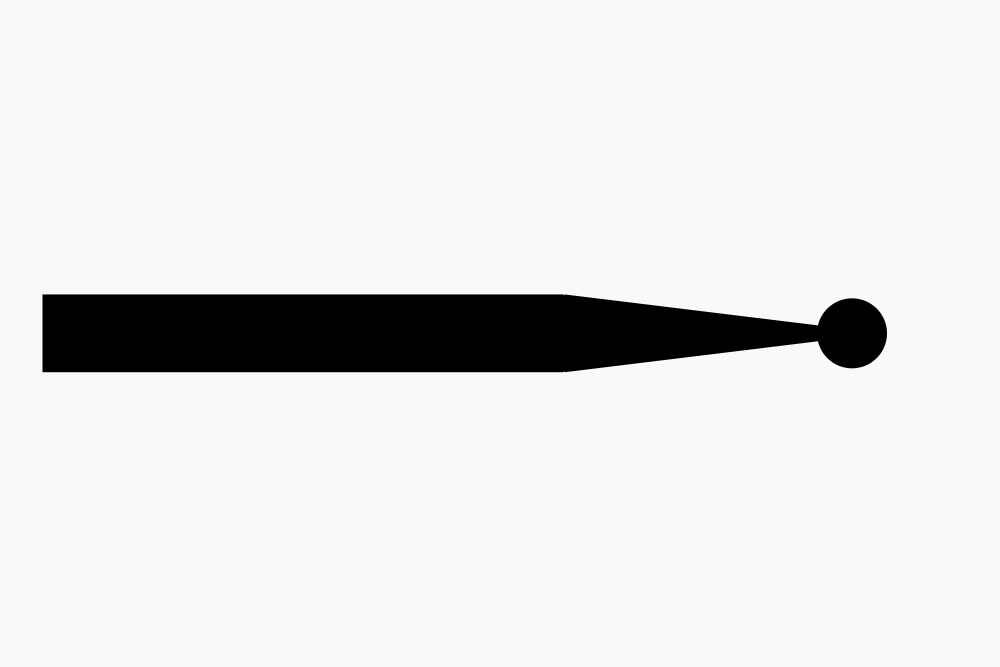
#> input picture mnt/data/p1.png, 3000 x 2000 px, found by its file name (shown at 1/3 size)
$ python main.py
#> lines starting #> are read from the running program, lines starting #| are printed output that depends on the picture; after the words box and inside, x2 and y2 are one past the last pixel; in counts of white or black regions, pixels touching at a corner belong together; long printed decimals are rounded
### sizeitCalibration.py
import cv2
import json
import numpy as np
import csv
from datetime import datetime
import matplotlib.pyplot as plt

# Variável global para o fator de escala do texto
TEXT_SCALE_FACTOR = 800
LOG_FILE = "SizeIT_log.csv"

# [4 lines left out: function save_calibration, not called in this run]

def load_calibration():
    try:
        with open("config.json", "r") as file:
            config = json.load(file)
            return config["pixel_to_mm"]
    except FileNotFoundError:
        return None

# [4 lines left out: function set_text_scale, not called in this run]

def get_text_scale(w, h):
    return max(max(w, h) / TEXT_SCALE_FACTOR, 0.5)  # O mínimo será 0.5

def log_measurement(image_name, measurement_type, values):
    """
    Registra as medições em um arquivo CSV.

    :param image_name: Nome da imagem analisada
    :param measurement_type: Tipo de medição (Comprimento ou Diâmetro)
    :param values: Lista de valores medidos
    """
    timestamp = datetime.now().strftime("%Y-%m-%d %H:%M:%S")
    with open(LOG_FILE, mode='a', newline='') as file:
        writer = csv.writer(file)

        # Criar cabeçalho se o arquivo for novo
        if file.tell() == 0:
            writer.writerow(["Timestamp", "Imagem", "Tipo", "Valores"])

        writer.writerow([timestamp, image_name, measurement_type, values])


# [32 lines left out: function manual_calibration, not called in this run]

def calibrate(image_path, real_diameter_mm=10, canny_threshold1=30, canny_threshold2=100, gaussian_blur_size=5, hough_param2=20, dp=1.0, minDist=100, minRadius=50, maxRadius=500):
    # Carregar a imagem de calibração
    image = cv2.imread(image_path)
    gray = cv2.cvtColor(image, cv2.COLOR_BGR2GRAY)

    # Aplicar um filtro Gaussiano para suavizar a imagem
    blurred = cv2.GaussianBlur(gray, (gaussian_blur_size, gaussian_blur_size), 0)

    # Detectar bordas usando Canny com parâmetros ajustáveis
    edges = cv2.Canny(blurred, canny_threshold1, canny_threshold2)

    # Detectar círculos usando a Transformada de Hough com parâmetros ajustáveis
    circles = cv2.HoughCircles(edges, cv2.HOUGH_GRADIENT, dp=dp, minDist=minDist,
                                param1=canny_threshold2, param2=hough_param2, minRadius=minRadius, maxRadius=maxRadius)

    if circles is not None:
        circles = np.uint16(np.around(circles))
        for circle in circles[0, :]:
            x, y, radius = circle
            diameter_pixels = radius * 2

            # Calcular a relação pixels/mm
            pixel_per_mm = diameter_pixels / real_diameter_mm

            print(f"Diâmetro detectado (pixels): {diameter_pixels}")
            print(f"Relação pixels/mm: {pixel_per_mm}")

            return pixel_per_mm

    print("Nenhum círculo detectado!")
    return None

def align_image(image_path):
    # Carregar a imagem
    image = cv2.imread(image_path)
    gray = cv2.cvtColor(image, cv2.COLOR_BGR2GRAY)

    # Aplicar um filtro Gaussiano para suavizar a imagem
    blurred = cv2.GaussianBlur(gray, (5, 5), 0)

    # Detectar bordas usando Canny
    edges = cv2.Canny(blurred, 50, 150)

    # Encontrar contornos
    contours, _ = cv2.findContours(edges, cv2.RETR_EXTERNAL, cv2.CHAIN_APPROX_SIMPLE)

    if not contours:
        print("Nenhum contorno detectado!")
        return None

    # Selecionar o maior contorno (presumindo que seja a peça)
    contour = max(contours, key=cv2.contourArea)

    # Obter a caixa delimitadora rotacionada
    rect = cv2.minAreaRect(contour)
    angle = rect[-1]

    # Ajustar o ângulo corretamente para manter a peça na horizontal
    if angle < -45:
        angle += 90
    elif angle > 45:
        angle -= 90

    # Rotacionar a imagem
    (h, w) = image.shape[:2]
    center = (w // 2, h // 2)
    M = cv2.getRotationMatrix2D(center, angle, 1.0)
    rotated = cv2.warpAffine(image, M, (w, h), flags=cv2.INTER_CUBIC, borderMode=cv2.BORDER_REPLICATE)

    # Salvar a imagem alinhada
    output_path = image_path.replace(".png", "_ALIGN.png")
    cv2.imwrite(output_path, rotated)
    print(f"Imagem alinhada salva como: {output_path}")

    return output_path

def get_piece_length(image_path, pixel_to_mm_ratio):
    # Carregar a imagem
    image = cv2.imread(image_path)
    gray = cv2.cvtColor(image, cv2.COLOR_BGR2GRAY)

    # Aplicar um filtro Gaussiano para suavizar a imagem
    blurred = cv2.GaussianBlur(gray, (5, 5), 0)

    # Detectar bordas usando Canny
    edges = cv2.Canny(blurred, 50, 150)

    # Encontrar contornos
    contours, _ = cv2.findContours(edges, cv2.RETR_EXTERNAL, cv2.CHAIN_APPROX_SIMPLE)

    if not contours:
        print("Nenhum contorno detectado!")
        return None

    # Selecionar o maior contorno (presumindo que seja a peça)
    contour = max(contours, key=cv2.contourArea)
    x, y, w, h = cv2.boundingRect(contour)

    # Converter largura de pixels para mm (usando w para o comprimento)
    length_mm = w / pixel_to_mm_ratio
    print(f"Comprimento total da peça: {length_mm:.3f}mm")

    # Registrar no log
    log_measurement(image_path, "Comprimento Total", [length_mm])

        # Criar uma cópia da imagem para sobrepor a linha de comprimento
    output_image = image.copy()
    font_scale = get_text_scale(w, h)
    cv2.line(output_image, (x, y + h // 2), (x + w, y + h // 2), (255, 0, 0), 2)
    cv2.putText(output_image, f"{length_mm:.3f}mm", (x + w // 2, y + h // 2 - 10),
                cv2.FONT_HERSHEY_SIMPLEX, font_scale, (0, 0, 255), 2, cv2.LINE_AA)

    # Salvar a imagem com a linha sobreposta
    output_path = image_path.replace(".png", "_L.png")
    cv2.imwrite(output_path, output_image)
    print(f"Imagem salva com comprimento identificado: {output_path}")

    return length_mm

def measure_diameters(image_path, pixel_to_mm_ratio, positions_mm):
    # Carregar a imagem
    image = cv2.imread(image_path)
    gray = cv2.cvtColor(image, cv2.COLOR_BGR2GRAY)

    # Aplicar um filtro Gaussiano para suavizar a imagem
    blurred = cv2.GaussianBlur(gray, (5, 5), 0)

    # Detectar bordas usando Canny
    edges = cv2.Canny(blurred, 50, 150)

    # Encontrar contornos
    contours, _ = cv2.findContours(edges, cv2.RETR_EXTERNAL, cv2.CHAIN_APPROX_SIMPLE)

    if not contours:
        print("Nenhum contorno detectado!")
        return None

    # Selecionar o maior contorno (presumindo que seja a peça)
    contour = max(contours, key=cv2.contourArea)
    x, y, w, h = cv2.boundingRect(contour)

    # Criar uma lista de medições para o log
    measurements = []

    for pos_mm in positions_mm:
        pos_px = int(pos_mm * pixel_to_mm_ratio)
        x_pos = x + pos_px

        # Encontrar a largura da peça na posição especificada
        scan_line = np.where(edges[:, x_pos] > 0)[0]
        if len(scan_line) >= 2:
            diameter_px = scan_line[-1] - scan_line[0]
            diameter_mm = diameter_px / pixel_to_mm_ratio
            measurements.append(diameter_mm)

     # Criar uma cópia da imagem para sobrepor as medições
    output_image = image.copy()

    for pos_mm in positions_mm:
        pos_px = int(pos_mm * pixel_to_mm_ratio)
        x_pos = x + pos_px

        # Encontrar a largura da peça na posição especificada
        scan_line = np.where(edges[:, x_pos] > 0)[0]
        if len(scan_line) >= 2:
            diameter_px = scan_line[-1] - scan_line[0]
            diameter_mm = diameter_px / pixel_to_mm_ratio

            # Desenhar linha vertical indicando a medição
            cv2.line(output_image, (x_pos, scan_line[0]), (x_pos, scan_line[-1]), (0, 255, 0), 2)
            font_scale = get_text_scale(w, h)
            cv2.putText(output_image, f"{diameter_mm:.2f}mm", (x_pos + 5, scan_line[0] - 5),
                        cv2.FONT_HERSHEY_SIMPLEX, font_scale, (0, 0, 255), 1, cv2.LINE_AA)

    # Salvar a imagem com as medições sobrepostas
    output_path = image_path.replace(".png", "_M.png")
    cv2.imwrite(output_path, output_image)
    print(f"Imagem salva com medições de diâmetro: {output_path}")

    # Registrar no log
    log_measurement(image_path, "Diâmetros", measurements)

    return measurements, output_path


image_path_calib = "./mnt/data/calibre.png"
pixel_to_mm_ratio = load_calibration()
#> (reads config.json from the repository)
if not pixel_to_mm_ratio:
    pixel_to_mm_ratio = calibrate(image_path_calib)
    print(f"Recalibrado:{pixel_to_mm_ratio}")
    if pixel_to_mm_ratio:
        save_calibration(pixel_to_mm_ratio)
else:
    print(f"Calibracao recuperada:{pixel_to_mm_ratio}")

if pixel_to_mm_ratio:
    image_path_piece = align_image("./mnt/data/P1.png")
#> in align_image, image is the input picture: shape (2000, 3000, 3); min 0, max 255, mean 228
#> in align_image, `edges = cv2.Canny(blurred, 50, 150)`:
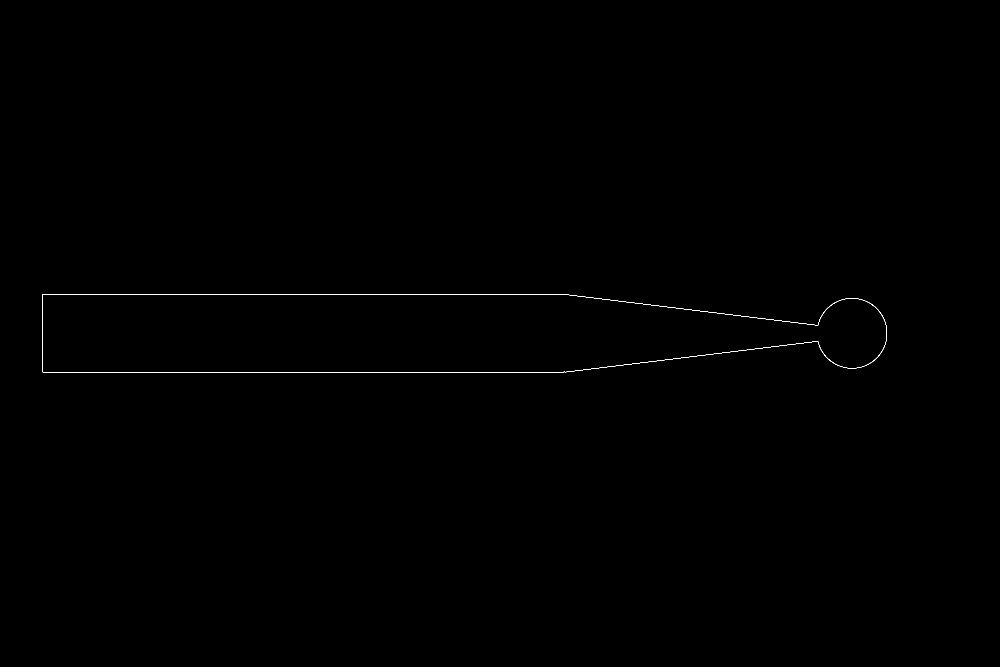
#> edges: shape (2000, 3000) (shown at 1/3 size); 0.09% white in thin lines or dots, all inside (x1, y1, x2, y2) = (127, 883, 2661, 1117)
#> in align_image, `contours, _ = cv2.findContours(edges, cv2.RETR_EXTERNAL, cv2.CHAIN_APP..`: contours = 1 contour; box (x1, y1, x2, y2) and area: (127, 883, 2661, 1117) 506324
#> in align_image, `contour = max(contours, key=cv2.contourArea)`: contour = contour of 668 points, box (x1, y1, x2, y2) (127, 883, 2661, 1117), area 506324
#> in align_image, `rect = cv2.minAreaRect(contour)`: rect = ((1393.5, 999.5), (233, 2533), -90)
#> in align_image, `angle = rect[-1]`: angle = -90
#> in align_image, `angle += 90`: angle = 0
#> in align_image, `M = cv2.getRotationMatrix2D(center, angle, 1.0)`: M = [[1, 0, 0], [0, 1, 0]]
    if image_path_piece:
        tamanho = get_piece_length(image_path_piece, pixel_to_mm_ratio)
#> in get_piece_length, `x, y, w, h = cv2.boundingRect(contour)`: x = 127; y = 883; w = 2534; h = 234
#> in get_piece_length, `length_mm = w / pixel_to_mm_ratio`: length_mm = 67.03
#| Comprimento total da peça: 67.032mm
#> in get_piece_length, `font_scale = get_text_scale(w, h)`: font_scale = 3.17
#> tamanho = 67.03
        print(f"Tamnho medido :{tamanho}")
#| Tamnho medido :67.032
        #measure_positions = [10, 20, 30, 40, 50]
        passo = 30
        measure_positions = np.arange(tamanho/passo, tamanho + (tamanho/passo), tamanho/passo)
        medidas = measure_diameters(image_path_piece, pixel_to_mm_ratio, measure_positions)
#> in measure_diameters, `x, y, w, h = cv2.boundingRect(contour)`: x = 127; y = 883; w = 2534; h = 234
#> the loop in measure_diameters, `for pos_mm in positions_mm:` made 30 passes
#> (x_pos, scan_line, diameter_px, diameter_mm) on passes 1 to 8: (211, [883, 1116], 233, 6.16), (295, [883, 1116], 233, 6.16), (380, [883, 1116], 233, 6.16), (464, [883, 1116], 233, 6.16), (549, [883, 1116], 233, 6.16), (633, [883, 1116], 233, 6.16), (718, [883, 1116], 233, 6.16), (802, [883, 1116], 233, 6.16)
#> after the loop in measure_diameters, `for pos_mm in positions_mm:`: measurements = 29 values, max 6.16 at index 0, min 1.56 at index 26, mean 5.33
#> after the loop in measure_diameters, `for pos_mm in positions_mm:`:
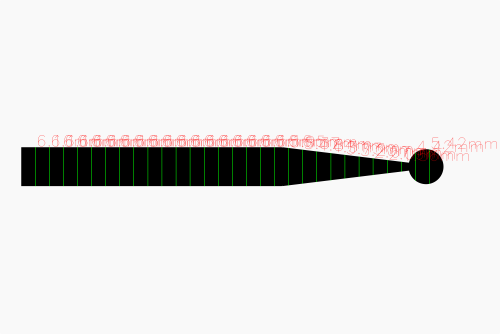
#> output_image: shape (2000, 3000, 3) (shown at 1/6 size); mean B, G, R 226.6, 227.4, 228.1
        print(f"Medidas:{medidas}")
#| Medidas:([6.164, 6.164, 6.164, 6.164, 6.164, 6.164, 6.164, 6.164, 6.164, 6.164, 6.164, 6.164, 6.164, 6.164, 6.164, 6.164, 6.164, 6.164, 5.952, 5.370, 4.841, 4.312, 3.730, 3.201, 2.672, 2.090

### main.py
import cv2
import os
import sizeitCalibration as sc  # Importa o módulo de funções

def main():
    # Caminho das imagens
    image_path_calib = "./mnt/data/calibre.png"
    image_path_piece = "./mnt/data/P2_.png"

    # Etapa 1: Calibração
    print("Iniciando calibração...")
    pixel_to_mm_ratio = sc.calibrate(image_path_calib)
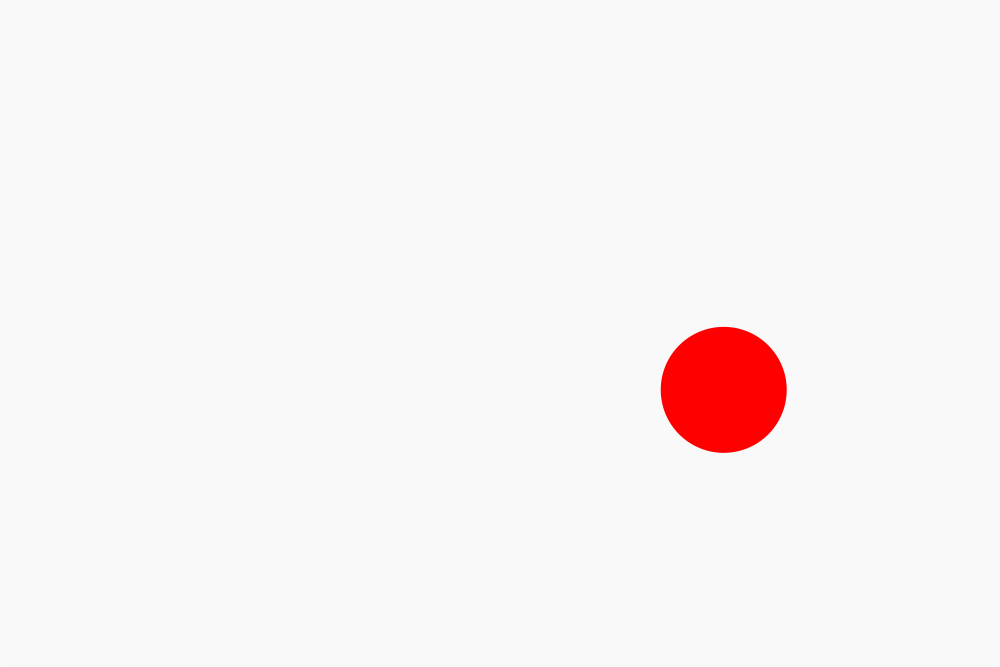
#> input picture mnt/data/calibre.png, 3000 x 2000 px (shown at 1/3 size)
#> in calibrate, image is the input picture: shape (2000, 3000, 3); mean B, G, R 244.3, 244.3, 249.1
#> in calibrate, `circles = cv2.HoughCircles(edges, cv2.HOUGH_GRADIENT, dp=dp, minDist=m..`: circles = [[2170.5, 1167.5, 189.3]]
#> in calibrate, `circles = np.uint16(np.around(circles))`: circles = [[2170, 1168, 189]]
#> the loop in calibrate, `for circle in circles[0, :]:` made 1 pass
#> (x, y, radius, diameter_pixels, pixel_per_mm) on pass 1: (2170, 1168, 189, 378, 37.8)
#> (printed output is left out)
    if not pixel_to_mm_ratio:
        print("Erro: Falha na calibração. Verifique a imagem de referência.")
        return
    print(f"Relação de calibração: {pixel_to_mm_ratio:.3f} pixels/mm")

    # Etapa 2: Alinhamento da imagem
    print("Alinhando imagem...")
    aligned_image_path = sc.align_image(image_path_piece)
    if not aligned_image_path:
        print("Erro: Falha no alinhamento da imagem.")
        return

    # Etapa 3: Medir comprimento da peça
    print("Medição do comprimento da peça...")
    length_mm = sc.get_piece_length(aligned_image_path, pixel_to_mm_ratio)
    if length_mm:
        print(f"Comprimento total da peça: {length_mm:.3f} mm")

    # Etapa 4: Medir diâmetros em posições específicas
    measure_positions = [10, 20, 30, 40, 50]  # Posições em mm
    print("Medição de diâmetros em posições específicas...")
    diameters = sc.measure_diameters(aligned_image_path, pixel_to_mm_ratio, measure_positions)
    if diameters:
        print("Diâmetros medidos:", diameters)

    print("Processo concluído com sucesso!")

if __name__ == "__main__":
    main()
#> in main, `pixel_to_mm_ratio = sc.calibrate(image_path_calib)`: pixel_to_mm_ratio = 37.8
#| Relação de calibração: 37.800 pixels/mm
#> call 2 of align_image, with image_path = './mnt/data/P2_.png'
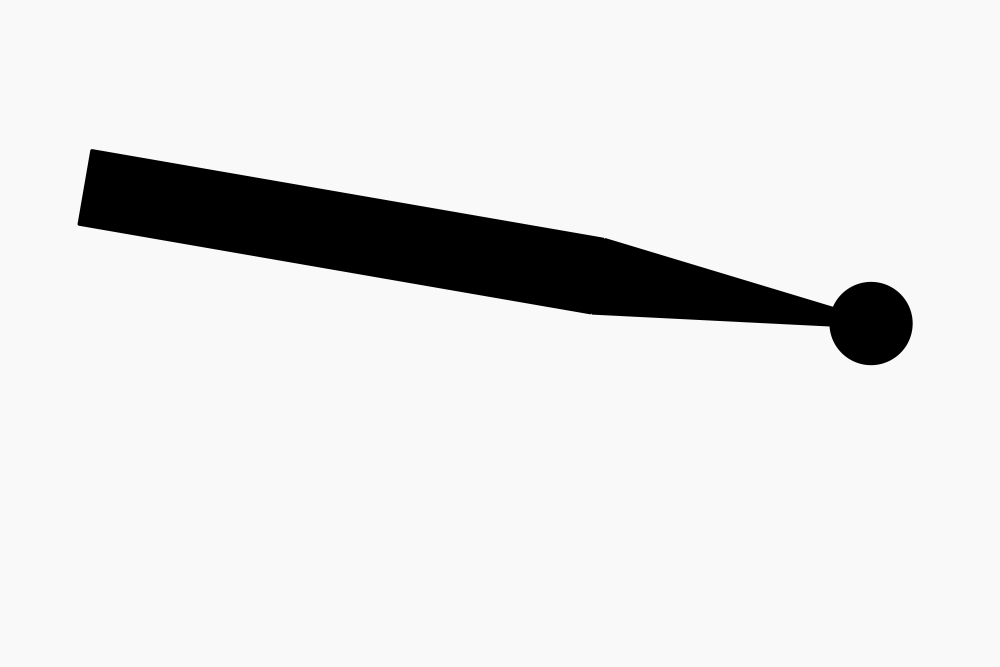
#> input picture mnt/data/p2_.png, 3000 x 2000 px, found by its file name (shown at 1/3 size)
#> in align_image, image is the input picture: shape (2000, 3000, 3); min 0, max 255, mean 227.5
#> in align_image (call 2), `contours, _ = cv2.findContours(edges, cv2.RETR_EXTERNAL, cv2.CHAIN_APP..`: contours = 1 contour; box (x1, y1, x2, y2) and area: (232, 447, 2738, 1096) 518450
#> in align_image (call 2), `contour = max(contours, key=cv2.contourArea)`: contour = contour of 1972 points, box (x1, y1, x2, y2) (232, 447, 2738, 1096), area 518450
#> in align_image (call 2), `rect = cv2.minAreaRect(contour)`: rect = ((1493.4, 776.2), (250.7, 2522.3), -80.17)
#> in align_image (call 2), `angle = rect[-1]`: angle = -80.17
#> in align_image (call 2), `angle += 90`: angle = 9.83
#> in align_image (call 2), `M = cv2.getRotationMatrix2D(center, angle, 1.0)`: M = [[0.985, 0.171, -148.7], [-0.171, 0.985, 270.7]]
#> call 2 of get_piece_length, with image_path = './mnt/data/P2__ALIGN.png', pixel_to_mm_ratio = 37.8
#> in get_piece_length (call 2), `edges = cv2.Canny(blurred, 50, 150)`:
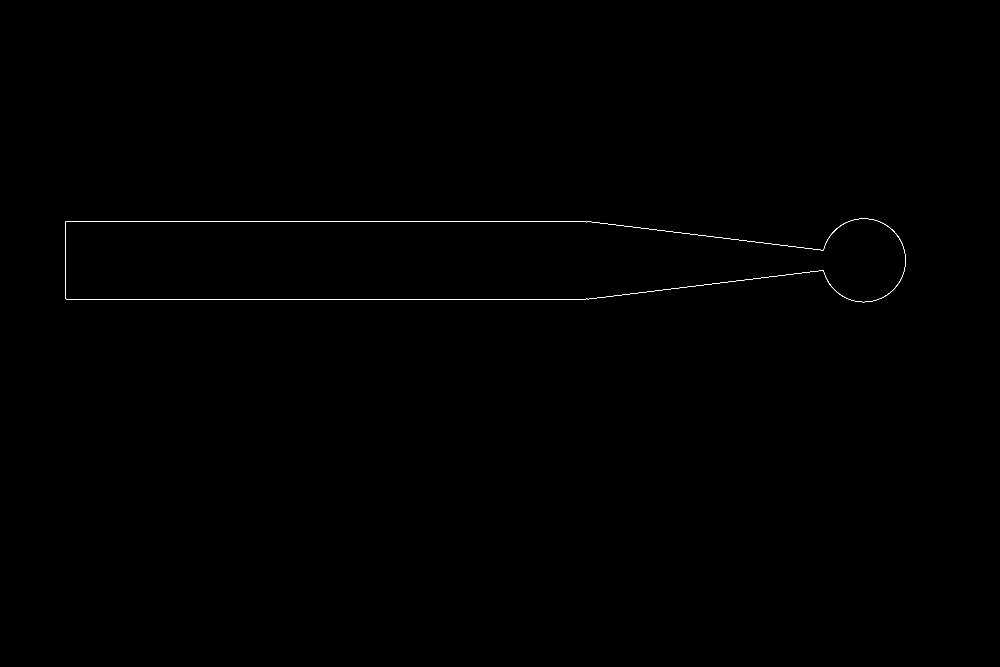
#> edges: shape (2000, 3000) (shown at 1/3 size); 0.09% white in thin lines or dots, all inside (x1, y1, x2, y2) = (195, 656, 2717, 907)
#> in get_piece_length (call 2), `contours, _ = cv2.findContours(edges, cv2.RETR_EXTERNAL, cv2.CHAIN_APP..`: contours = 1 contour; box (x1, y1, x2, y2) and area: (195, 656, 2717, 907) 517866
#> in get_piece_length (call 2), `contour = max(contours, key=cv2.contourArea)`: contour = contour of 705 points, box (x1, y1, x2, y2) (195, 656, 2717, 907), area 517866
#> in get_piece_length (call 2), `x, y, w, h = cv2.boundingRect(contour)`: x = 195; y = 656; w = 2522; h = 251
#> in get_piece_length (call 2), `length_mm = w / pixel_to_mm_ratio`: length_mm = 66.72
#| Comprimento total da peça: 66.720mm
#> in get_piece_length (call 2), `font_scale = get_text_scale(w, h)`: font_scale = 3.15
#> in main, `length_mm = sc.get_piece_length(aligned_image_path, pixel_to_mm_ratio)`: length_mm = 66.72
#| Comprimento total da peça: 66.720 mm
#> the loop in measure_diameters (call 2), `for pos_mm in positions_mm:` made 5 passes
#> (pos_px, x_pos, scan_line, diameter_px, diameter_mm) on passes 1 to 5: (378, 573, [664, 897], 233, 6.16), (756, 951, [664, 897], 233, 6.16), (1134, 1329, [664, 897], 233, 6.16), (1512, 1707, [664, 897], 233, 6.16), (1889, 2084, [703, 858], 155, 4.1)
#> in main, `diameters = sc.measure_diameters(aligned_image_path, pixel_to_mm_ratio..`: diameters = ([6.16, 6.16, 6.16, 6.16, 4.1], './mnt/data/P2__ALIGN_M.png')
#| Diâmetros medidos: ([6.164, 6.164, 6.164, 6.164, 4.101], './mnt/data/P2__ALIGN_M.png')
